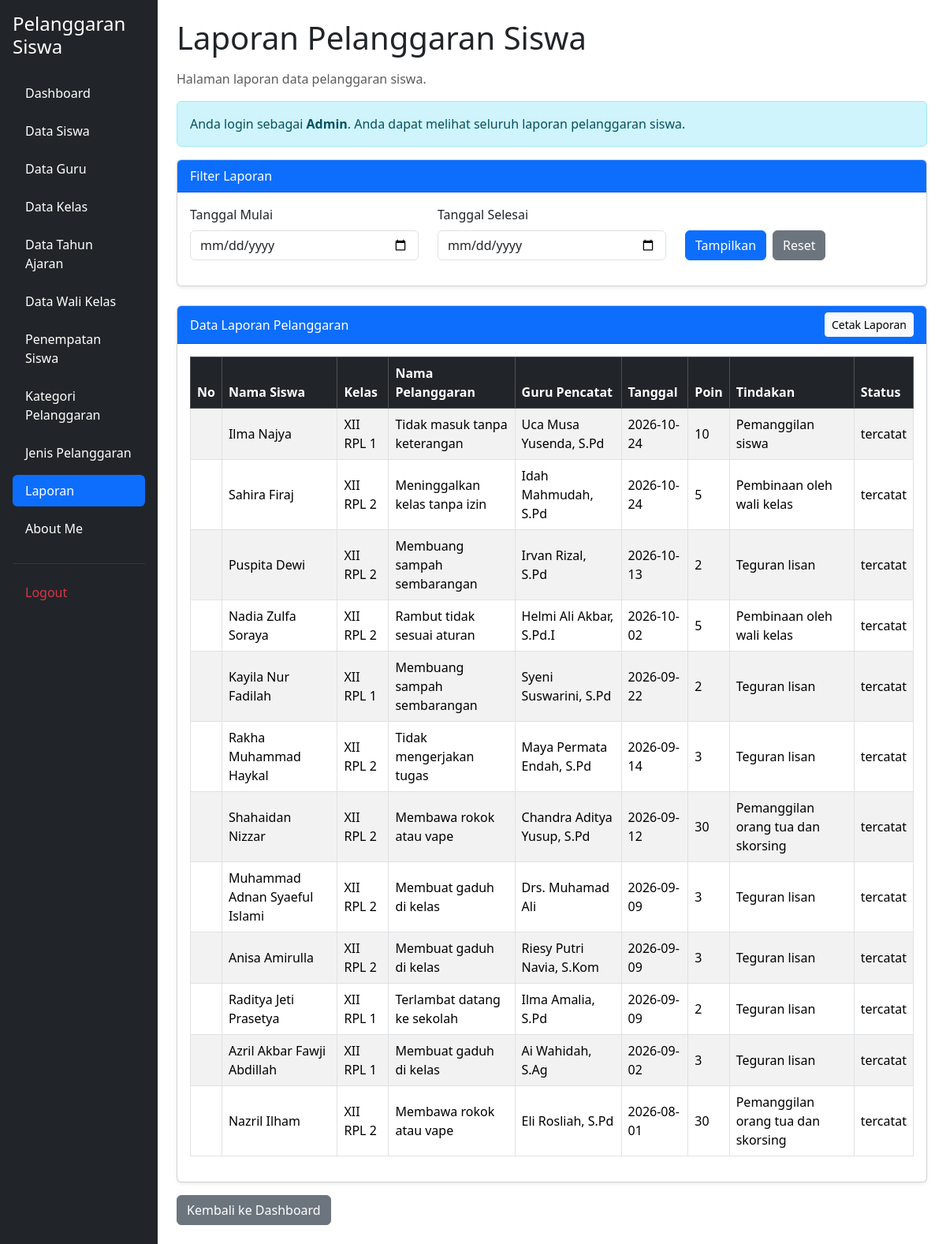
Page /laporan.php (signed in) on the committed database.
### tables this page shows
CREATE TABLE `t_pelanggaran_siswa` (
  `id` int(11) NOT NULL,
  `tahun_ajaran_id` int(11) DEFAULT NULL,
  `siswa_id` int(11) DEFAULT NULL,
  `nama_siswa` varchar(150) NOT NULL,
  `kelas_id` int(11) DEFAULT NULL,
  `nama_kelas` varchar(100) NOT NULL,
  `pelanggaran_id` int(11) DEFAULT NULL,
  `nama_pelanggaran` varchar(150) NOT NULL,
  `pelanggaran_kategori_id` int(11) DEFAULT NULL,
  `guru_id` int(11) DEFAULT NULL,
  `nama_guru` varchar(150) NOT NULL,
  `tanggal` date DEFAULT NULL,
  `keterangan` text NOT NULL,
  `poin` int(11) NOT NULL,
  `tindakan` text NOT NULL,
  `status` varchar(30) NOT NULL,
  `created_at` timestamp NOT NULL DEFAULT current_timestamp(),
  `updated_at` timestamp NOT NULL DEFAULT current_timestamp()
);

### laporan.php (the view, shortened to what this page needs)
<?php
include 'config/koneksi.php';
$role = $_SESSION['role'] ?? '';
$tanggal_mulai = $_GET['tanggal_mulai'] ?? '';
$tanggal_selesai = $_GET['tanggal_selesai'] ?? '';
$sql = "SELECT
            ps.id,
            ps.tahun_ajaran_id,
            ps.siswa_id,
            ps.nama_siswa,
            ps.kelas_id,
            ps.nama_kelas,
            ps.pelanggaran_id,
            ps.nama_pelanggaran,
            ps.pelanggaran_kategori_id,
            ps.guru_id,
            ps.nama_guru,
            ps.tanggal,
            ps.keterangan,
            ps.poin,
            ps.tindakan,
            ps.status
        FROM t_pelanggaran_siswa ps
        WHERE 1 = 1";
$sql .= " ORDER BY ps.tanggal DESC, ps.id DESC";
$stmt = mysqli_prepare($koneksi, $sql);
mysqli_stmt_execute($stmt);
$hasil = mysqli_stmt_get_result($stmt);
?>
<!DOCTYPE html>
<html lang="id">
<head>
    <link href="https://cdn.jsdelivr.net/npm/bootstrap@5.3.8/dist/css/bootstrap.min.css"
        rel="stylesheet">
    <link href="https://cdn.datatables.net/2.3.4/css/dataTables.bootstrap5.min.css"
        rel="stylesheet">
</head>
<body>
<div class="container-fluid">
    <div class="row">
        <?php include 'layout/sidebar.php'; ?>
        <main class="col-md-9 col-lg-10 p-4">
            <h1 class="mb-3">Laporan Pelanggaran Siswa</h1>
            <p class="text-muted">
                Halaman laporan data pelanggaran siswa.
            </p>
            <div class="alert alert-info no-print">
                <?php if ($role === 'admin') { ?>
                    Anda login sebagai <strong>Admin</strong>.
                    Anda dapat melihat seluruh laporan pelanggaran siswa.
                <?php } else { ?>
                    Anda login sebagai <strong>Guru Wali Kelas</strong>.
                    Anda hanya dapat melihat laporan dari kelas yang menjadi tanggung jawab Anda.
                <?php } ?>
            </div>
            <div class="card shadow-sm mb-4 no-print">
                <div class="card-header bg-primary text-white">
                    Filter Laporan
                </div>
                <div class="card-body">
                    <form method="GET" action="laporan.php">
                        <div class="row">
                            <div class="col-md-4 mb-3">
                                <label class="form-label">Tanggal Mulai</label>
                                <input type="date"
                                    name="tanggal_mulai"
                                    class="form-control"
                                    value="<?= htmlspecialchars($tanggal_mulai); ?>">
                            </div>
                            <div class="col-md-4 mb-3">
                                <label class="form-label">Tanggal Selesai</label>
                                <input type="date"
                                    name="tanggal_selesai"
                                    class="form-control"
                                    value="<?= htmlspecialchars($tanggal_selesai); ?>">
                            </div>
                            <div class="col-md-4 mb-3 d-flex align-items-end gap-2">
                                <button type="submit" class="btn btn-primary">
                                    Tampilkan
                                </button>
                                <a href="laporan.php" class="btn btn-secondary">
                                    Reset
                                </a>
                            </div>
                        </div>
                    </form>
                </div>
            </div>
            <div class="card shadow-sm">
                <div class="card-header bg-primary text-white d-flex justify-content-between align-items-center">
                    <span>Data Laporan Pelanggaran</span>
                    <button type="button"
                        onclick="window.print()"
                        class="btn btn-light btn-sm no-print">
                        Cetak Laporan
                    </button>
                </div>
                <div class="card-body">
                    <div class="table-responsive">
                        <table id="tabelLaporan"
                            class="table table-striped table-bordered table-hover align-middle w-100">
                            <thead class="table-dark">
                                <tr>
                                    <th>No</th>
                                    <th>Nama Siswa</th>
                                    <th>Kelas</th>
                                    <th>Nama Pelanggaran</th>
                                    <th>Guru Pencatat</th>
                                    <th>Tanggal</th>
                                    <th>Poin</th>
                                    <th>Tindakan</th>
                                    <th>Status</th>
                                </tr>
                            </thead>
                            <tbody>
                                <?php while ($row = mysqli_fetch_assoc($hasil)) { ?>
                                    <tr>
                                        <td></td>
                                        <td>
                                            <?= htmlspecialchars($row['nama_siswa'] ?? '-'); ?>
                                        </td>
                                        <td>
                                            <?= htmlspecialchars($row['nama_kelas'] ?? '-'); ?>
                                        </td>
                                        <td>
                                            <?= htmlspecialchars($row['nama_pelanggaran'] ?? '-'); ?>
                                        </td>
                                        <td>
                                            <?= htmlspecialchars($row['nama_guru'] ?? '-'); ?>
                                        </td>
                                        <td>
                                            <?= htmlspecialchars($row['tanggal'] ?? '-'); ?>
                                        </td>
                                        <td>
                                            <?= (int) $row['poin']; ?>
                                        </td>
                                        <td>
                                            <?= htmlspecialchars($row['tindakan'] ?? '-'); ?>
                                        </td>
                                        <td>
                                            <?= htmlspecialchars($row['status'] ?? '-'); ?>
                                        </td>
                                    </tr>
                                <?php } ?>
                            </tbody>
                        </table>
                    </div>
                </div>
            </div>
            <div class="mt-3 no-print">
                <a href="dashboard.php" class="btn btn-secondary">
                    Kembali ke Dashboard
                </a>
            </div>
        </main>
    </div>
</div>
</body>
</html>

### rows in the picture
t_pelanggaran_siswa: nama_siswa "Ilma Najya", nama_kelas "XII RPL 1", nama_pelanggaran "Tidak masuk tanpa keterangan", nama_guru "Uca Musa Yusenda, S.Pd", tanggal "2026-10-24", poin "10", tindakan "Pemanggilan siswa", status "tercatat"
t_pelanggaran_siswa: nama_siswa "Sahira Firaj", nama_kelas "XII RPL 2", nama_pelanggaran "Meninggalkan kelas tanpa izin", nama_guru "Idah Mahmudah, S.Pd", tanggal "2026-10-24", poin "5", tindakan "Pembinaan oleh wali kelas", status "tercatat"
t_pelanggaran_siswa: nama_siswa "Puspita Dewi", nama_kelas "XII RPL 2", nama_pelanggaran "Membuang sampah sembarangan", nama_guru "Irvan Rizal, S.Pd", tanggal "2026-10-13", poin "2", tindakan "Teguran lisan", status "tercatat"
t_pelanggaran_siswa: nama_siswa "Nadia Zulfa Soraya", nama_kelas "XII RPL 2", nama_pelanggaran "Rambut tidak sesuai aturan", nama_guru "Helmi Ali Akbar, S.Pd.I", tanggal "2026-10-02", poin "5", tindakan "Pembinaan oleh wali kelas", status "tercatat"
t_pelanggaran_siswa: nama_siswa "Kayila Nur Fadilah", nama_kelas "XII RPL 1", nama_pelanggaran "Membuang sampah sembarangan", nama_guru "Syeni Suswarini, S.Pd", tanggal "2026-09-22", poin "2", tindakan "Teguran lisan", status "tercatat"
t_pelanggaran_siswa: nama_siswa "Rakha Muhammad Haykal", nama_kelas "XII RPL 2", nama_pelanggaran "Tidak mengerjakan tugas", nama_guru "Maya Permata Endah, S.Pd", tanggal "2026-09-14", poin "3", tindakan "Teguran lisan", status "tercatat"
t_pelanggaran_siswa: nama_siswa "Shahaidan Nizzar", nama_kelas "XII RPL 2", nama_pelanggaran "Membawa rokok atau vape", nama_guru "Chandra Aditya Yusup, S.Pd", tanggal "2026-09-12", poin "30", tindakan "Pemanggilan orang tua dan skorsing", status "tercatat"
t_pelanggaran_siswa: nama_siswa "Muhammad Adnan Syaeful Islami", nama_kelas "XII RPL 2", nama_pelanggaran "Membuat gaduh di kelas", nama_guru "Drs. Muhamad Ali", tanggal "2026-09-09", poin "3", tindakan "Teguran lisan", status "tercatat"
t_pelanggaran_siswa: nama_siswa "Anisa Amirulla", nama_kelas "XII RPL 2", nama_pelanggaran "Membuat gaduh di kelas", nama_guru "Riesy Putri Navia, S.Kom", tanggal "2026-09-09", poin "3", tindakan "Teguran lisan", status "tercatat"
t_pelanggaran_siswa: nama_siswa "Raditya Jeti Prasetya", nama_kelas "XII RPL 1", nama_pelanggaran "Terlambat datang ke sekolah", nama_guru "Ilma Amalia, S.Pd", tanggal "2026-09-09", poin "2", tindakan "Teguran lisan", status "tercatat"
t_pelanggaran_siswa: nama_siswa "Azril Akbar Fawji Abdillah", nama_kelas "XII RPL 1", nama_pelanggaran "Membuat gaduh di kelas", nama_guru "Ai Wahidah, S.Ag", tanggal "2026-09-02", poin "3", tindakan "Teguran lisan", status "tercatat"
t_pelanggaran_siswa: nama_siswa "Nazril Ilham", nama_kelas "XII RPL 2", nama_pelanggaran "Membawa rokok atau vape", nama_guru "Eli Rosliah, S.Pd", tanggal "2026-08-01", poin "30", tindakan "Pemanggilan orang tua dan skorsing", status "tercatat"
